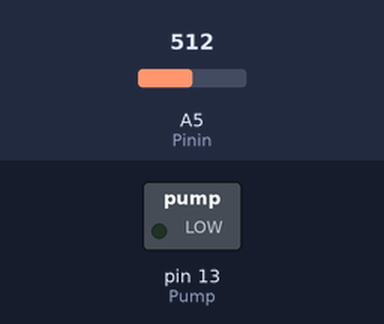
Recording of a sketch running on a simulated Arduino Uno, built with avr-gcc and run on an emulated ATmega328P. Parts: switched loads named in the sketch (green lamp = pin HIGH). The test bench sets the inputs (shaded band); at power-on: A5 (Pinin) = 512.

Above: at 10.8 s.
10.9 s: A5 (Pinin) set to 693
21.2 s: A5 (Pinin) set to 714
At 30.3 s:
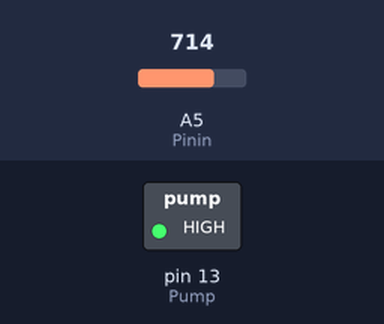
31.5 s: A5 (Pinin) set to 108
41.5 s: A5 (Pinin) set to 90
At 50.3 s:
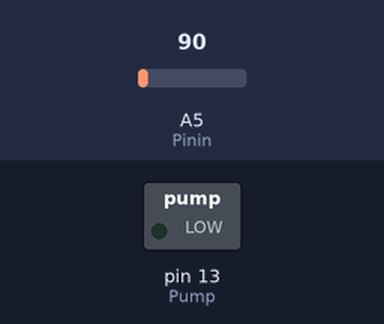
51.5 s: A5 (Pinin) set to 710
At 60.4 s:
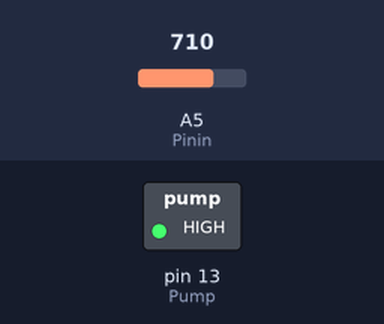
Timing chart, 0 to 61.9 s (numbered marks = the images above; inputs shaded):
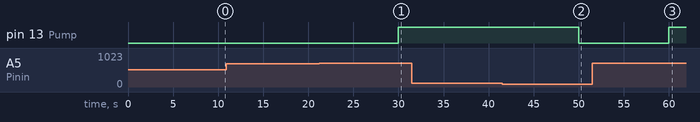

The sketch:

BilgePump.ino
```cpp
int Waterheight = 0;   //Holds the value.
int Pinin = A5;        //Input pin used.
int Pump = 13;         //Output pin used.

bool IsPumpTurnedOn = false; //Checks if pump is turned on.

void setup()
{
  //Start the serial console.
  Serial.begin(9600);
  //Sets the digital pin 13 as output.
  pinMode(Pump, OUTPUT);
}

void loop()
{
  //Read data from analog pin and store it to resval variable.
  Waterheight = analogRead(Pinin);

  if (Waterheight>=700 && !IsPumpTurnedOn)
  {
    //Sets pump pin on.
    digitalWrite(Pump, HIGH);
    IsPumpTurnedOn = true;
  }
  else if(Waterheight<=100 && IsPumpTurnedOn)
  {
    //Sets pump pin off.
    digitalWrite(Pump, LOW);
    IsPumpTurnedOn = false;
  }
  delay(10000);
}
```

Measured:
- the behaviour switches between 699 and 700 on A5 (Pinin) (found by bisection; images 0 and 1)
- the behaviour switches between 101 and 100 on A5 (Pinin) (found by bisection; images 1 and 2)
- after the input at 10.9 s, every drawn part: stays the same
- after the input at 21.2 s, pin 13 (Pump): LOW → HIGH after 8.8 s
- after the input at 31.5 s, every drawn part: stays the same
- after the input at 41.5 s, pin 13 (Pump): HIGH → LOW after 8.5 s
- after the input at 51.5 s, pin 13 (Pump): LOW → HIGH after 8.5 s
